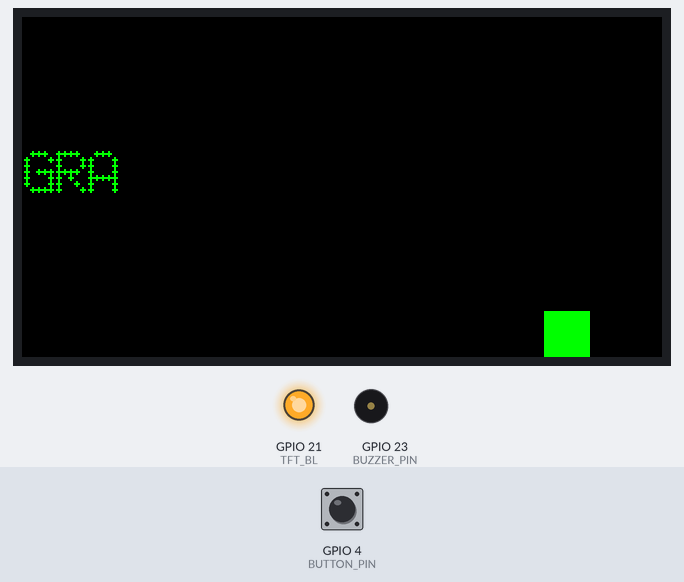
The sketch below on a simulated ESP32. Shown: 320×170 colour display, output pins drawn as LEDs (lit = HIGH), buzzer (waves = sounding). The inputs (shaded band) are chosen by the test bench; at power-on: GPIO 4 (BUTTON_PIN) HIGH. Random numbers use the default seed unless the sketch sets one. At 7.4 s the program puts the board to deep sleep or switches it off; the recording ends there.

Above: at 0.4 s.
At 2.1 s:
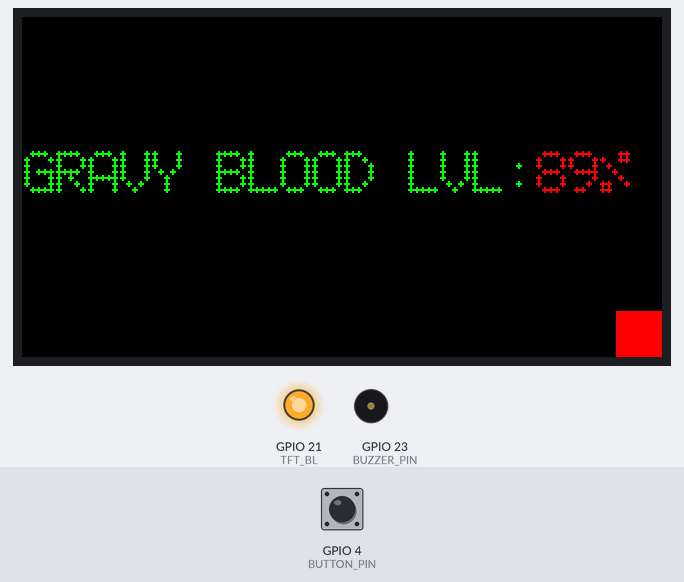
2.2 s: GPIO 4 (BUTTON_PIN) pulled LOW for 3.2 s
At 6.2 s:
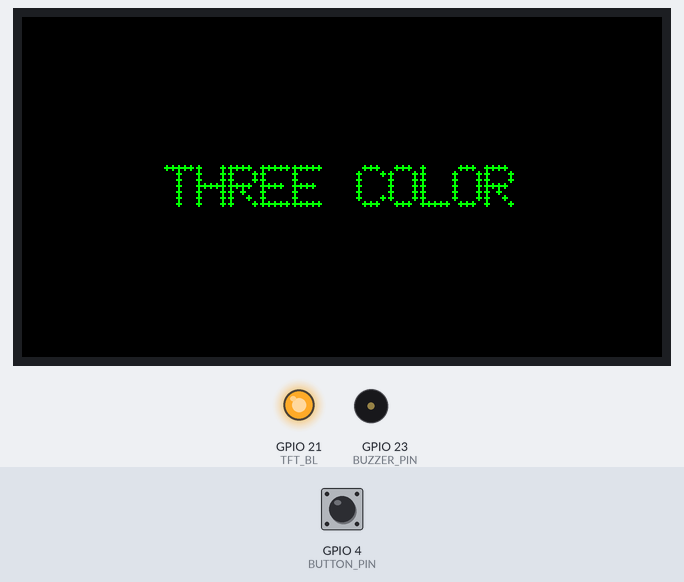
Timing chart, 0 to 7.4 s (numbered marks = the images above; inputs shaded):
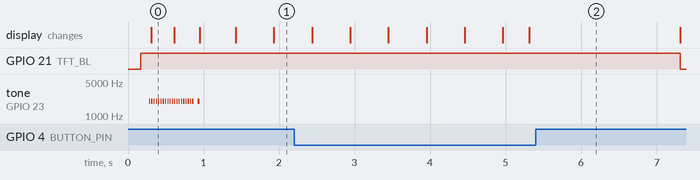

Measured:
- after the input at 2.2 s, GPIO 21 (TFT_BL): HIGH → LOW after 5.1 s

The sketch:

stark-medical-scanner.ino
```cpp
/*
 * Blood Toxicity Monitor Display
 * For Seeed Studio XIAO ESP32-C6 + Waveshare 1.9" LCD
 *
 * Features:
 * - Dot matrix display showing "GRAVY BLOOD LVL:XX%"
 * - Green static label, red blinking percentage
 * - Button-activated reading
 * - Piezoelectric beeper (rapid beeps on reading acquisition)
 * - Green and red indicator boxes at bottom
 * - Display turns off after 10 seconds (device stays awake)
 *
 * Hardware Connections:
 * Display VCC  → 3V3
 * Display GND  → GND
 * Display SCK  → D8  (GPIO19)
 * Display MOSI → D10 (GPIO18)
 * Display CS   → D0  (GPIO0)
 * Display DC   → D1  (GPIO1)
 * Display RST  → D2  (GPIO2)
 * Display BL   → D3  (GPIO21)
 *
 * Button       → D4  (GPIO7)  - Momentary push button (S to GND, has external 10kΩ pull-up)
 * Buzzer (+)   → D5  (GPIO22) - Piezo buzzer positive
 * Buzzer (-)   → GND          - Piezo buzzer negative
 */

#include <SPI.h>
#include <Adafruit_GFX.h>
#include <Adafruit_ST7789.h>
#include "xiao_esp32c6_pins.h"
#include <esp_sleep.h>
#include <driver/gpio.h>
#include <driver/rtc_io.h>
#if defined(ARDUINO_USB_MODE) || defined(ARDUINO_USB_CDC_ON_BOOT)
#include <HWCDC.h>
#endif
#if defined(ARDUINO_USB_MODE) && (ARDUINO_USB_MODE == 1) && defined(CONFIG_TINYUSB_ENABLED)
#include "esp32-hal-tinyusb.h"
#endif

// Pin definitions - XIAO ESP32-C6 outer header pins only
#define TFT_CS 0     // D0  = GPIO0  - Chip Select
#define TFT_DC 1     // D1  = GPIO1  - Data/Command
#define TFT_RST 2    // D2  = GPIO2  - Reset
#define TFT_BL 21    // D3  = GPIO21 - Backlight
#define TFT_SCLK 19  // D8  = GPIO19 - SCK (Hardware SPI)
#define TFT_MOSI 18  // D10 = GPIO18 - MOSI (Hardware SPI)

// User input/output pins
#define BUTTON_PIN LP_GPIO4  // A4 header -> LP_GPIO4 (RTC-capable) - Button with external 10kΩ pull-up
#define BUZZER_PIN 23  // D5  = GPIO23 - Piezo buzzer (OUTPUT)
constexpr gpio_num_t BUTTON_WAKE_GPIO = GPIO_NUM_4;
constexpr uint64_t BUTTON_WAKE_MASK = 1ULL << BUTTON_WAKE_GPIO;

// Persisted state across deep sleep
RTC_DATA_ATTR bool storedThreeColorMode = false;

// Forward declarations for power management helpers
static bool stayAwakeForUsb();
static void enterDeepSleep();
static void displayEnterSleep();

// Display object - using hardware SPI for optimal performance
Adafruit_ST7789 tft = Adafruit_ST7789(TFT_CS, TFT_DC, TFT_RST);

// Display dimensions (physical: 170x320, landscape: 320x170)
const uint16_t PANEL_W = 170;
const uint16_t PANEL_H = 320;

// Colors (RGB565 format)
const uint16_t COLOR_BLACK = ST77XX_BLACK;
const uint16_t COLOR_GREEN = 0x07E0;
const uint16_t COLOR_YELLOW = 0xFFE0;  // Yellow (full red + full green)
const uint16_t COLOR_RED = 0xF800;

// 5x7 dot matrix font data stored in flash memory
const char GLYPH_MAP[] PROGMEM = " 0123456789:%ABCDEFGHIJKLMNOPQRSTUVWXYZ";
const uint8_t GLYPH_DATA[][5] PROGMEM = {
  { 0x00, 0x00, 0x00, 0x00, 0x00 },
  { 0x3E, 0x51, 0x49, 0x45, 0x3E },
  { 0x00, 0x42, 0x7F, 0x40, 0x00 },
  { 0x42, 0x61, 0x51, 0x49, 0x46 },
  { 0x21, 0x41, 0x45, 0x4B, 0x31 },
  { 0x18, 0x14, 0x12, 0x7F, 0x10 },
  { 0x27, 0x45, 0x45, 0x45, 0x39 },
  { 0x3C, 0x4A, 0x49, 0x49, 0x30 },
  { 0x01, 0x71, 0x09, 0x05, 0x03 },
  { 0x36, 0x49, 0x49, 0x49, 0x36 },
  { 0x06, 0x49, 0x49, 0x29, 0x1E },
  { 0x00, 0x00, 0x24, 0x00, 0x00 },
  { 0x62, 0x64, 0x08, 0x13, 0x23 },
  { 0x7E, 0x11, 0x11, 0x11, 0x7E },
  { 0x7F, 0x49, 0x49, 0x49, 0x36 },
  { 0x3E, 0x41, 0x41, 0x41, 0x22 },
  { 0x7F, 0x41, 0x41, 0x22, 0x1C },
  { 0x7F, 0x49, 0x49, 0x49, 0x41 },
  { 0x7F, 0x09, 0x09, 0x09, 0x01 },
  { 0x3E, 0x41, 0x49, 0x49, 0x7A },
  { 0x7F, 0x08, 0x08, 0x08, 0x7F },
  { 0x00, 0x41, 0x7F, 0x41, 0x00 },
  { 0x20, 0x40, 0x41, 0x3F, 0x01 },
  { 0x7F, 0x08, 0x14, 0x22, 0x41 },
  { 0x7F, 0x40, 0x40, 0x40, 0x40 },
  { 0x7F, 0x02, 0x04, 0x02, 0x7F },
  { 0x7F, 0x04, 0x08, 0x10, 0x7F },
  { 0x3E, 0x41, 0x41, 0x41, 0x3E },
  { 0x7F, 0x09, 0x09, 0x09, 0x06 },
  { 0x3E, 0x41, 0x51, 0x21, 0x5E },
  { 0x7F, 0x09, 0x19, 0x29, 0x46 },
  { 0x46, 0x49, 0x49, 0x49, 0x31 },
  { 0x01, 0x01, 0x7F, 0x01, 0x01 },
  { 0x3F, 0x40, 0x40, 0x40, 0x3F },
  { 0x1F, 0x20, 0x40, 0x20, 0x1F },
  { 0x7F, 0x20, 0x18, 0x20, 0x7F },
  { 0x63, 0x14, 0x08, 0x14, 0x63 },
  { 0x07, 0x08, 0x70, 0x08, 0x07 },
  { 0x61, 0x51, 0x49, 0x45, 0x43 }
};

// Layout configuration (must be defined before functions that use them)
const int16_t BASE_X = 2;                    // Starting X position for text
const uint8_t DOT_R = 1;                     // Dot radius in pixels
const uint8_t PITCH = 3;                     // Spacing between dots
const uint8_t GAP = 1;                       // Gap between characters
const uint8_t CHAR_WIDTH = 5 * PITCH + GAP;  // Precomputed character width (16 pixels)

// Position adjustment offsets - ADJUST THESE VALUES TO MOVE ELEMENTS
const int16_t TEXT_Y_OFFSET = 68;            // Vertical position for text (0 = top of display, positive = down)
const int16_t GREEN_BOX_X_OFFSET = -10;     // Horizontal offset for green box (negative = left, positive = right)
const int16_t RED_BOX_X_OFFSET = 0;          // Horizontal offset for red box (negative = left, positive = right)

// Fast glyph lookup - converts character to font array index
int8_t glyphIndex(char c) {
  // Convert lowercase to uppercase
  if (c >= 'a' && c <= 'z') {
    c -= 32;  // Faster than c - 'a' + 'A'
  }

  // Fast lookup for common characters
  if (c == ' ') return 0;
  if (c >= '0' && c <= '9') return c - '0' + 1;
  if (c == ':') return 11;
  if (c == '%') return 12;
  if (c >= 'A' && c <= 'Z') return c - 'A' + 13;

  return -1;  // Character not found
}

// Draw a single character using dot matrix font
void drawDotChar(int16_t x, int16_t y, char c, uint16_t color) {
  int8_t idx = glyphIndex(c);
  if (idx < 0) return;

  // Read 5 columns of glyph data from flash
  uint8_t cols[5];
  for (uint8_t i = 0; i < 5; i++) {
    cols[i] = pgm_read_byte(&GLYPH_DATA[idx][i]);
  }

  // Draw each dot in the 5x7 matrix
  for (uint8_t cx = 0; cx < 5; cx++) {
    uint8_t col = cols[cx];
    for (uint8_t ry = 0; ry < 7; ry++) {
      if (col & (1 << ry)) {  // Optimized bit check
        int16_t px = x + cx * PITCH;
        int16_t py = y + ry * PITCH;
        tft.fillCircle(px, py, DOT_R, color);
      }
    }
  }
}

// Draw a string using dot matrix font
// Returns the width in pixels of the rendered string
int16_t drawDotString(int16_t x, int16_t y, const char* str, uint16_t color) {
  int16_t curX = x;

  for (const char* p = str; *p; ++p) {
    drawDotChar(curX, y, *p, color);
    curX += CHAR_WIDTH;
  }

  return curX - x;
}

// Feature flags
bool ENABLE_THREE_COLOR_MODE = false;  // false = green label + red value, true = value color based on range

// Timing configuration
const uint32_t BLINK_INTERVAL_MS = 500;     // Blink toggle interval
const uint32_t DISPLAY_ON_TIME_MS = 10000;  // Display stays on for 10 seconds
const uint32_t LONG_PRESS_DURATION_MS = 3000;  // 3 seconds for long press

// Beep pattern settings
const uint8_t RAPID_BEEP_COUNT = 20;   // Number of rapid beeps
const uint32_t RAPID_BEEP_MS = 15;     // Duration of each rapid beep
const uint32_t RAPID_GAP_MS = 15;      // Gap between rapid beeps
const uint32_t FINAL_BEEP_MS = 30;     // Duration of final longer beep
const uint16_t BEEP_FREQUENCY = 2000;  // 2 kHz tone

// State variables
uint32_t lastBlink = 0;
uint32_t displayOnTime = 0;
bool showValue = true;
bool displayActive = false;
bool readingInProgress = false;

// Long-press detection for color mode switch
uint32_t buttonPressStartTime = 0;
bool buttonHeldDown = false;
bool longPressTriggered = false;

// Display text configuration - SINGLE SOURCE OF TRUTH
const char LABEL_TEXT[] = "GRAVY BLOOD LVL:";      // Static label text (green)
char valueText[5] = "89%";                          // Mutable value string (format: "XX%")
int currentValue = 89;                              // Current numeric value (10-99)

// Calculated positioning variables (computed at runtime)
int16_t labelLen = 0;                               // Length of label string
int16_t valueLen = 0;                               // Length of value string
int16_t valueX = 0;                                 // X position of value text
int16_t valueY = 0;                                 // Y position (computed with offset)
int16_t valueWidth = 0;                             // Width of value area for clearing
const int16_t valueHeight = 7 * PITCH + DOT_R * 2;  // Height (constant)

// Indicator box configuration
int16_t greenBoxX = 0;
int16_t redBoxX = 0;
const int16_t BOX_SIZE = 23;
const int16_t BOX_Y = PANEL_W - BOX_SIZE;  // Bottom of display (landscape mode)

// Calculate all text positions based on label length (call this once at startup)
void calculateTextPositions() {
  labelLen = strlen(LABEL_TEXT);
  valueLen = strlen(valueText);

  // Use TEXT_Y_OFFSET directly as the Y position (0 = top of display)
  valueY = TEXT_Y_OFFSET;

  // Value starts immediately after the label
  valueX = BASE_X + (labelLen * CHAR_WIDTH);

  // Width needed to clear the value area
  valueWidth = valueLen * CHAR_WIDTH;

  // Position boxes at bottom-right corner of display with offsets
  // Red box aligned to bottom-right corner + offset
  redBoxX = PANEL_H - BOX_SIZE + RED_BOX_X_OFFSET;

  // Green box to the left of red box with gap + offset
  greenBoxX = redBoxX - BOX_SIZE - 3 + GREEN_BOX_X_OFFSET;
}

// Get color based on value range
uint16_t getValueColor(int value) {
  if (!ENABLE_THREE_COLOR_MODE) {
    // Two-color mode: always red for values
    return COLOR_RED;
  }

  // Three-color mode: color based on value range
  if (value >= 10 && value <= 59) {
    return COLOR_GREEN;
  } else if (value >= 60 && value <= 79) {
    return COLOR_YELLOW;
  } else {  // 80-99
    return COLOR_RED;
  }
}

// Draw indicator box at bottom of display with current value color
void drawValueBox() {
  uint16_t color = getValueColor(currentValue);
  tft.fillRect(redBoxX, BOX_Y, BOX_SIZE, BOX_SIZE, color);
}

// Draw green indicator box at bottom of display
void drawGreenBox() {
  tft.fillRect(greenBoxX, BOX_Y, BOX_SIZE, BOX_SIZE, COLOR_GREEN);
}

// Clear both indicator boxes
void clearIndicatorBoxes() {
  tft.fillRect(greenBoxX, BOX_Y, BOX_SIZE, BOX_SIZE, COLOR_BLACK);
  tft.fillRect(redBoxX, BOX_Y, BOX_SIZE, BOX_SIZE, COLOR_BLACK);
}

// Initialize display and draw static elements
void drawLabel() {
  tft.fillScreen(COLOR_BLACK);

  // Draw green label text
  drawDotString(BASE_X, valueY, LABEL_TEXT, COLOR_GREEN);

  // Draw only green box initially (red box appears with value)
  drawGreenBox();
}

// Draw label progressively, one character at a time
void drawLabelProgressive(int charCount) {
  static int lastCharCount = 0;  // Track how many chars were drawn last time

  // Clear screen and show green box on first character
  if (charCount == 1) {
    tft.fillScreen(COLOR_BLACK);
    lastCharCount = 0;

    // Show green box at the start
    drawGreenBox();
  }

  // Draw only the NEW characters since last call
  if (charCount <= labelLen && charCount > lastCharCount) {
    for (int i = lastCharCount; i < charCount; i++) {
      int16_t x = BASE_X + i * CHAR_WIDTH;
      drawDotChar(x, valueY, LABEL_TEXT[i], COLOR_GREEN);
    }
    lastCharCount = charCount;
  }
}

// Draw or clear the blinking value text
void drawValue(bool visible) {
  // Clear the value area with extra margin to eliminate any stray pixels
  // Start clearing 4 pixels before valueX to catch any anti-aliasing or overlap
  int16_t clearX = valueX - 4;
  int16_t clearWidth = valueWidth + 8;  // Extra margin on both sides
  tft.fillRect(clearX, valueY - DOT_R - 1, clearWidth, valueHeight + 2, COLOR_BLACK);

  // Draw text with color based on value if visible
  if (visible) {
    uint16_t color = getValueColor(currentValue);
    drawDotString(valueX, valueY, valueText, color);
  }
}

// Generate random percentage value (10-99)
void updateRandomValue() {
  currentValue = random(10, 100);
  snprintf(valueText, sizeof(valueText), "%d%%", currentValue);

  // Recalculate value width in case length changed (e.g., "9%" vs "99%")
  valueLen = strlen(valueText);
  valueWidth = valueLen * CHAR_WIDTH;
}

// Play rapid beeps followed by one longer tone, drawing value on final beep
void playAcquisitionBeeps() {
  int halfBeeps = RAPID_BEEP_COUNT / 2;  // Complete text sweep in first half of beeps

  // Draw label progressively during rapid beeps
  for (int i = 0; i < RAPID_BEEP_COUNT; i++) {
    // Calculate how many characters to show (complete in first half)
    int charsToShow;
    if (i < halfBeeps) {
      // First half: spread all characters across half the beeps
      charsToShow = ((i + 1) * labelLen) / halfBeeps;
    } else {
      // Second half: all characters already shown
      charsToShow = labelLen;
    }
    drawLabelProgressive(charsToShow);

    tone(BUZZER_PIN, BEEP_FREQUENCY, RAPID_BEEP_MS);
    delay(RAPID_BEEP_MS);
    noTone(BUZZER_PIN);
    if (i < RAPID_BEEP_COUNT - 1) {  // No gap after last rapid beep
      delay(RAPID_GAP_MS);
    }
  }

  // Make sure all characters are drawn
  drawLabelProgressive(labelLen);

  // Short pause before final beep
  delay(50);

  // Clear green box and show value box with color based on value
  tft.fillRect(greenBoxX, BOX_Y, BOX_SIZE, BOX_SIZE, COLOR_BLACK);  // Clear green
  drawValueBox();                                                   // Show box with color matching value

  // Reset blink timer and show value right before the final beep
  lastBlink = millis();  // Reset blink timer so value stays visible
  showValue = true;      // Ensure value is visible
  drawValue(true);

  // One longer final beep
  tone(BUZZER_PIN, BEEP_FREQUENCY, FINAL_BEEP_MS);
  delay(FINAL_BEEP_MS);
  noTone(BUZZER_PIN);
}

// Simulate acquiring a reading (generates random value)
void acquireReading() {
  readingInProgress = true;

  // Generate new random value
  updateRandomValue();

  // Play beeps to indicate acquisition
  playAcquisitionBeeps();

  readingInProgress = false;
}

// Returns true when a USB host connection is active (Serial monitor/open CDC)
static bool stayAwakeForUsb() {
#if defined(ARDUINO_USB_MODE) && (ARDUINO_USB_MODE == 1) && defined(CONFIG_TINYUSB_ENABLED)
  return TinyUSBDevice.mounted();
#elif defined(ARDUINO_USB_MODE) || defined(ARDUINO_USB_CDC_ON_BOOT)
  return HWCDC::isConnected();
#else
  return false;
#endif
}

static void displayEnterSleep() {
  tft.writeCommand(ST77XX_SLPIN);
  delay(10);
  tft.writeCommand(ST77XX_DISPOFF);
}

// Prepare peripherals for deep sleep and enter low-power mode unless USB keeps us awake
static void enterDeepSleep() {
  bool usbConnected = stayAwakeForUsb();

  noTone(BUZZER_PIN);
  pinMode(BUZZER_PIN, INPUT);  // High-impedance to stop any leakage

  digitalWrite(TFT_BL, LOW);

  // Keep the wake pin pulled up regardless so it is ready to wake us
  pinMode(BUTTON_PIN, INPUT_PULLUP);
  delay(1);  // Allow GPIO configuration to settle

  if (usbConnected) return;

  // Ensure RTC domain keeps the button pulled up during deep sleep
  rtc_gpio_pulldown_dis(BUTTON_WAKE_GPIO);
  rtc_gpio_pullup_en(BUTTON_WAKE_GPIO);
  rtc_gpio_hold_en(BUTTON_WAKE_GPIO);
  gpio_hold_en(static_cast<gpio_num_t>(TFT_BL));

  if (digitalRead(BUTTON_PIN) == LOW) return;

  displayEnterSleep();

  // Ensure SPI transactions are idle before shutting down
  SPI.end();

  esp_sleep_enable_ext1_wakeup(BUTTON_WAKE_MASK, ESP_EXT1_WAKEUP_ALL_LOW);
  esp_sleep_pd_config(ESP_PD_DOMAIN_RTC_PERIPH, ESP_PD_OPTION_ON);
  delay(10);
  esp_deep_sleep_start();
}

// Turn on display and backlight (clears screen, ready for progressive drawing)
void displayOn() {
  digitalWrite(TFT_BL, HIGH);
  displayActive = true;
  displayOnTime = millis();
  lastBlink = millis();
  showValue = true;
  tft.fillScreen(COLOR_BLACK);  // Clear screen, ready for progressive drawing
  // Don't draw label yet - will be drawn progressively during beeps
}

// Turn on display with value (used for initial boot and when display already on)
void displayOnWithValue() {
  digitalWrite(TFT_BL, HIGH);
  displayActive = true;
  displayOnTime = millis();
  lastBlink = millis();
  showValue = true;
  drawLabel();
  drawValue(true);
}

// Turn off display and backlight, then enter deep sleep unless USB keeps us awake
void displayOff() {
  digitalWrite(TFT_BL, LOW);
  tft.fillScreen(COLOR_BLACK);
  displayActive = false;
  enterDeepSleep();
}

// Display mode switch message
void displayModeMessage(const char* message) {
  digitalWrite(TFT_BL, HIGH);
  tft.fillScreen(COLOR_BLACK);

  // Center the message on screen
  // Each character is CHAR_WIDTH pixels wide
  int16_t messageLen = strlen(message);
  int16_t messageWidth = messageLen * CHAR_WIDTH;
  int16_t centerX = (PANEL_H - messageWidth) / 2;  // PANEL_H = 320 (width in landscape)
  int16_t centerY = (PANEL_W / 2) - 10;  // PANEL_W = 170 (height in landscape), center vertically

  // Draw message in green
  drawDotString(centerX, centerY, message, COLOR_GREEN);

  // Show for 2 seconds
  delay(2000);
}

// Toggle color mode
void toggleColorMode() {
  ENABLE_THREE_COLOR_MODE = !ENABLE_THREE_COLOR_MODE;
  storedThreeColorMode = ENABLE_THREE_COLOR_MODE;

  displayModeMessage(ENABLE_THREE_COLOR_MODE ? "THREE COLOR" : "SCREEN ACCURATE");

  // Turn off display after showing message
  displayOff();
}

void setup() {
  bool usbConnected = stayAwakeForUsb();
  delay(usbConnected ? 200 : 10);

  // Initialize ESP32-C6 hardware random number generator
  randomSeed(esp_random());
  ENABLE_THREE_COLOR_MODE = storedThreeColorMode;

  // Configure button pin with internal pull-up (backup for external pull-up)
  pinMode(BUTTON_PIN, INPUT_PULLUP);
  rtc_gpio_hold_dis(BUTTON_WAKE_GPIO);
  rtc_gpio_init(BUTTON_WAKE_GPIO);
  rtc_gpio_set_direction(BUTTON_WAKE_GPIO, RTC_GPIO_MODE_INPUT_ONLY);
  rtc_gpio_pullup_en(BUTTON_WAKE_GPIO);
  rtc_gpio_pulldown_dis(BUTTON_WAKE_GPIO);
  delay(10);  // Give pull-up time to stabilize

  // Configure buzzer pin
  pinMode(BUZZER_PIN, OUTPUT);
  digitalWrite(BUZZER_PIN, LOW);

  // Configure hardware SPI with optimal settings for ESP32-C6
  // Parameters: SCK, MISO (unused), MOSI, CS
  SPI.begin(TFT_SCLK, -1, TFT_MOSI, TFT_CS);

  // Configure backlight
  pinMode(TFT_BL, OUTPUT);
  gpio_hold_dis(static_cast<gpio_num_t>(TFT_BL));

  // Initialize display once, otherwise wake it from panel sleep
  tft.init(PANEL_W, PANEL_H, SPI_MODE0);
  tft.setSPISpeed(40000000);  // 40 MHz - ESP32-C6 can handle high SPI speeds
  tft.setRotation(3);         // Landscape orientation rotated 180 degrees (320x170)

  // Calculate text positions based on label string
  calculateTextPositions();

  // Initial boot - display on and acquire reading with beeps
  updateRandomValue();     // Generate initial value
  displayOn();             // Turn on display (label only)
  playAcquisitionBeeps();  // Play beeps and show value on final beep
}

void loop() {
  uint32_t now = millis();

  // If display is active, handle blinking and timeout
  if (displayActive) {
    // Handle blink timing (non-blocking)
    if (now - lastBlink >= BLINK_INTERVAL_MS) {
      lastBlink = now;
      showValue = !showValue;
      drawValue(showValue);

      // Check if we should turn off display after this blink
      // Only turn off when timeout is reached AND value just blinked off
      if (!showValue && (now - displayOnTime >= DISPLAY_ON_TIME_MS)) {
        displayOff();
      }
    }
  }

  // Check for button press with debouncing
  static bool lastButtonState = HIGH;
  static bool buttonPressed = false;
  static uint32_t lastDebounceTime = 0;
  const uint32_t debounceDelay = 50;  // 50ms debounce

  bool buttonReading = digitalRead(BUTTON_PIN);

  // If button state changed, reset debounce timer
  if (buttonReading != lastButtonState) {
    lastDebounceTime = now;
    lastButtonState = buttonReading;
  }

  // Check if button has been stable for debounce period
  if ((now - lastDebounceTime) > debounceDelay) {
    // Button is stable - check for press event
    if (buttonReading == LOW && !buttonPressed) {
      // Button pressed DOWN
      buttonPressed = true;
      buttonHeldDown = true;
      buttonPressStartTime = now;
      longPressTriggered = false;

    } else if (buttonReading == HIGH && buttonPressed) {
      // Button released UP
      uint32_t pressDuration = now - buttonPressStartTime;
      buttonPressed = false;
      buttonHeldDown = false;

      // Process short press if it wasn't a long press
      if (!longPressTriggered && pressDuration < LONG_PRESS_DURATION_MS && !readingInProgress) {
        if (displayActive) {
          // Display is on - take new reading and reset timeout
          updateRandomValue();
          tft.fillScreen(COLOR_BLACK);
          playAcquisitionBeeps();
          displayOnTime = millis();
        } else {
          // Display is off - turn on, show label, beep, then show value
          updateRandomValue();
          displayOn();
          playAcquisitionBeeps();
        }
      }
    }
  }

  // Check for long press (3 seconds) while button is held
  if (buttonHeldDown && !longPressTriggered && (now - buttonPressStartTime) >= LONG_PRESS_DURATION_MS) {
    longPressTriggered = true;
    toggleColorMode();
    buttonPressed = false;
    buttonHeldDown = false;
    return;
  }

  // Small delay to prevent excessive CPU usage
  delay(10);
}
```

Source omitted: xiao_esp32c6_pins.h (3164 bytes)
